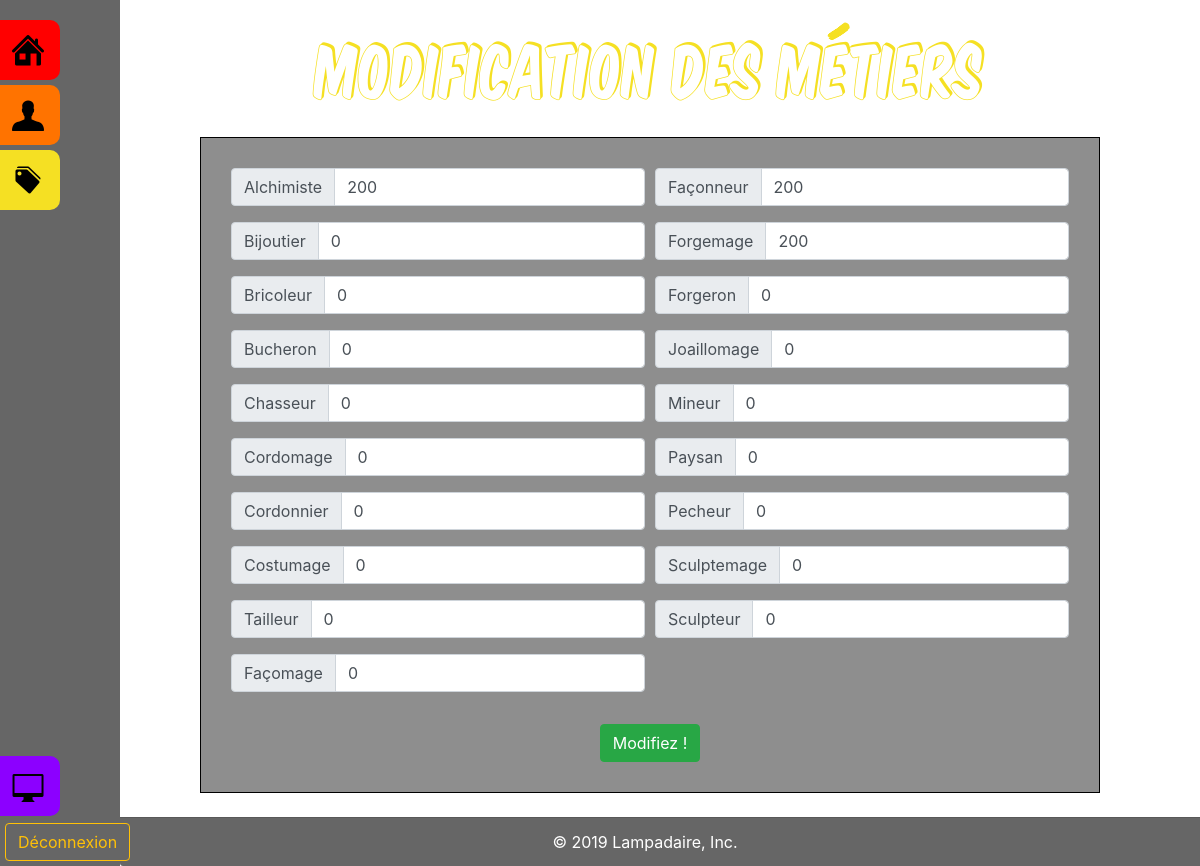
The app's page /metier-profil.php (signed in) with its own data.
### tables this page shows
CREATE TABLE IF NOT EXISTS `metiers` (
  `id` int(11) NOT NULL AUTO_INCREMENT,
  `id_membre` int(11) NOT NULL,
  `alchimiste` int(11) DEFAULT NULL,
  `bijoutier` int(11) DEFAULT NULL,
  `bricoleur` int(11) DEFAULT NULL,
  `bucheron` int(11) DEFAULT NULL,
  `chasseur` int(11) DEFAULT NULL,
  `cordomage` int(11) DEFAULT NULL,
  `cordonnier` int(11) DEFAULT NULL,
  `costumage` int(11) DEFAULT NULL,
  `tailleur` int(11) DEFAULT NULL,
  `facomage` int(11) DEFAULT NULL,
  `faconneur` int(11) DEFAULT NULL,
  `forgemage` int(11) DEFAULT NULL,
  `forgeron` int(11) DEFAULT NULL,
  `joaillomage` int(11) DEFAULT NULL,
  `mineur` int(11) DEFAULT NULL,
  `paysan` int(11) DEFAULT NULL,
  `pecheur` int(11) DEFAULT NULL,
  `sculptemage` int(11) DEFAULT NULL,
  `sculpteur` int(11) DEFAULT NULL,
  PRIMARY KEY (`id`),
  KEY `ID_Metiers_Membres` (`id_membre`)
);

### metier-profil.php (the view, shortened to what this page needs)
<?php
    require_once 'dbb_connexion.php';
    $idPseudo = $_SESSION['idprofil'];
    $metiers = mysqli_query($bdd, 'SELECT * FROM metiers WHERE id_membre = '.$idPseudo.';');
    $metiers = mysqli_fetch_array($metiers, MYSQLI_ASSOC);
?>
<!DOCTYPE html>
<html>
<head>
    <link rel="stylesheet" type="text/css" media="screen" href="css/bootstrap.css" />
    <link rel="stylesheet" type="text/css" media="screen" href="css/bootstrap.min.css" />
    <link rel="stylesheet" type="text/css" media="screen" href="css/styles.css" />
    <link rel="stylesheet" type="text/css" media="screen" href="css/styles-index.css" />
</head>
<body>
    <?php require_once('header-profil.php'); ?>
    <h1 class="titre-page" style="color: rgb(245, 224, 35);">Modification des métiers</h1>
    <div class="box">
        <form action="" method="POST">
            <div class="form-row">
                <div class="form-group col-md-6">
                    <div class="input-group mb-3">
                        <div class="input-group-prepend">
                            <span class="input-group-text" id="Alchimiste">Alchimiste</span>
                        </div>
                        <input type="text" class="form-control" placeholder="Niveau" value="<?php if($metiers['alchimiste'] == NULL){ echo "0"; }else{ echo $metiers['alchimiste']; } ?>" name="alchimiste" aria-describedby="Alchimiste">
                    </div>
                    <div class="input-group mb-3">
                        <div class="input-group-prepend">
                            <span class="input-group-text" id="Bijoutier">Bijoutier</span>
                        </div>
                        <input type="text" class="form-control" placeholder="Niveau" value="<?php if($metiers['bijoutier'] == NULL){ echo "0"; }else{ echo $metiers['bijoutier']; } ?>" name="bijoutier" aria-describedby="Bijoutier">
                    </div>
                    <div class="input-group mb-3">
                        <div class="input-group-prepend">
                            <span class="input-group-text" id="Bricoleur">Bricoleur</span>
                        </div>
                        <input type="text" class="form-control" placeholder="Niveau" value="<?php if($metiers['bricoleur'] == NULL){ echo "0"; }else{ echo $metiers['bricoleur']; } ?>" name="bricoleur" aria-describedby="Bricoleur">
                    </div>
                    <div class="input-group mb-3">
                        <div class="input-group-prepend">
                            <span class="input-group-text" id="Bucheron">Bucheron</span>
                        </div>
                        <input type="text" class="form-control" placeholder="Niveau" value="<?php if($metiers['bucheron'] == NULL){ echo "0"; }else{ echo $metiers['bucheron']; } ?>" name="bucheron" aria-describedby="Bucheron">
                    </div>
                    <div class="input-group mb-3">
                        <div class="input-group-prepend">
                            <span class="input-group-text" id="Chasseur">Chasseur</span>
                        </div>
                        <input type="text" class="form-control" placeholder="Niveau" value="<?php if($metiers['chasseur'] == NULL){ echo "0"; }else{ echo $metiers['chasseur']; } ?>" name="chasseur" aria-describedby="Chasseur">
                    </div>
                    <div class="input-group mb-3">
                        <div class="input-group-prepend">
                            <span class="input-group-text" id="Cordomage">Cordomage</span>
                        </div>
                        <input type="text" class="form-control" placeholder="Niveau" value="<?php if($metiers['cordomage'] == NULL){ echo "0"; }else{ echo $metiers['cordomage']; } ?>" name="cordomage" aria-describedby="Cordomage">
                    </div>
                    <div class="input-group mb-3">
                        <div class="input-group-prepend">
                            <span class="input-group-text" id="Cordonnier">Cordonnier</span>
                        </div>
                        <input type="text" class="form-control" placeholder="Niveau" value="<?php if($metiers['cordonnier'] == NULL){ echo "0"; }else{ echo $metiers['cordonnier']; } ?>" name="cordonnier" aria-describedby="Cordonnier">
                    </div>
                    <div class="input-group mb-3">
                        <div class="input-group-prepend">
                            <span class="input-group-text" id="Costumage">Costumage</span>
                        </div>
                        <input type="text" class="form-control" placeholder="Niveau" value="<?php if($metiers['costumage'] == NULL){ echo "0"; }else{ echo $metiers['costumage']; } ?>" name="costumage" aria-describedby="Costumage">
                    </div>
                    <div class="input-group mb-3">
                        <div class="input-group-prepend">
                            <span class="input-group-text" id="Tailleur">Tailleur</span>
                        </div>
                        <input type="text" class="form-control" placeholder="Niveau" value="<?php if($metiers['tailleur'] == NULL){ echo "0"; }else{ echo $metiers['tailleur']; } ?>" name="tailleur" aria-describedby="Tailleur">
                    </div>
                    <div class="input-group mb-3">
                        <div class="input-group-prepend">
                            <span class="input-group-text" id="Facomage">Façomage</span>
                        </div>
                        <input type="text" class="form-control" placeholder="Niveau" value="<?php if($metiers['facomage'] == NULL){ echo "0"; }else{ echo $metiers['facomage']; } ?>" name="facomage" aria-describedby="Facomage">
                    </div>
                </div>
                <div class="form-group col-md-6">
                    <div class="input-group mb-3">
                        <div class="input-group-prepend">
                            <span class="input-group-text" id="Faconneur">Façonneur</span>
                        </div>
                        <input type="text" class="form-control" placeholder="Niveau" value="<?php if($metiers['faconneur'] == NULL){ echo "0"; }else{ echo $metiers['faconneur']; } ?>" name="faconneur" aria-describedby="Faconneur">
                    </div>
                    <div class="input-group mb-3">
                        <div class="input-group-prepend">
                            <span class="input-group-text" id="Forgemage">Forgemage</span>
                        </div>
                        <input type="text" class="form-control" placeholder="Niveau" value="<?php if($metiers['forgemage'] == NULL){ echo "0"; }else{ echo $metiers['forgemage']; } ?>" name="forgemage" aria-describedby="Forgemage">
                    </div>
                    <div class="input-group mb-3">
                        <div class="input-group-prepend">
                            <span class="input-group-text" id="Forgeron">Forgeron</span>
                        </div>
                        <input type="text" class="form-control" placeholder="Niveau" value="<?php if($metiers['forgeron'] == NULL){ echo "0"; }else{ echo $metiers['forgeron']; } ?>" name="forgeron" aria-describedby="Forgeron">
                    </div>
                    <div class="input-group mb-3">
                        <div class="input-group-prepend">
                            <span class="input-group-text" id="Joaillomage">Joaillomage</span>
                        </div>
                        <input type="text" class="form-control" placeholder="Niveau" value="<?php if($metiers['joaillomage'] == NULL){ echo "0"; }else{ echo $metiers['joaillomage']; } ?>" name="joaillomage" aria-describedby="Joaillomage">
                    </div>
                    <div class="input-group mb-3">
                        <div class="input-group-prepend">
                            <span class="input-group-text" id="Mineur">Mineur</span>
                        </div>
                        <input type="text" class="form-control" placeholder="Niveau" value="<?php if($metiers['mineur'] == NULL){ echo "0"; }else{ echo $metiers['mineur']; } ?>" name="mineur" aria-describedby="Mineur">
                    </div>
                    <div class="input-group mb-3">
                        <div class="input-group-prepend">
                            <span class="input-group-text" id="Paysan">Paysan</span>
                        </div>
                        <input type="text" class="form-control" placeholder="Niveau" value="<?php if($metiers['paysan'] == NULL){ echo "0"; }else{ echo $metiers['paysan']; } ?>" name="paysan" aria-describedby="Paysan">
                    </div>
                    <div class="input-group mb-3">
                        <div class="input-group-prepend">
                            <span class="input-group-text" id="Pecheur">Pecheur</span>
                        </div>
                        <input type="text" class="form-control" placeholder="Niveau" value="<?php if($metiers['pecheur'] == NULL){ echo "0"; }else{ echo $metiers['pecheur']; } ?>" name="pecheur" aria-describedby="Pecheur">
                    </div>
                    <div class="input-group mb-3">
                        <div class="input-group-prepend">
                            <span class="input-group-text" id="Sculptemage">Sculptemage</span>
                        </div>
                        <input type="text" class="form-control" placeholder="Niveau" value="<?php if($metiers['sculptemage'] == NULL){ echo "0"; }else{ echo $metiers['sculptemage']; } ?>" name="sculptemage" aria-describedby="Sculptemage">
                    </div>
                    <div class="input-group mb-3">
                        <div class="input-group-prepend">
                            <span class="input-group-text" id="Sculpteur">Sculpteur</span>
                        </div>
                        <input type="text" class="form-control" placeholder="Niveau" value="<?php if($metiers['sculpteur'] == NULL){ echo "0"; }else{ echo $metiers['sculpteur']; } ?>" name="sculpteur" aria-describedby="Sculpteur">
                    </div>
                </div>
            </div>
            <button class="btn btn-success" type="submit">Modifiez !</button>
        </form>
    </div>
    <?php require_once('footer.php'); ?>
</body>
</html>

### css/styles.css (style rules this page uses)
body { background-color: white; background-image: url('../icons/fond.jpg'); background-repeat: no-repeat; background-attachment: fixed; background-size: cover; color: white; }
h1.titre-page { padding-top: 25px; padding-bottom: 20px; padding-left: 100px; font-size: 70px; font-family: KOMTITS; text-align: center; }

### css/styles-index.css (style rules this page uses)
.box { margin-left: 200px; margin-right: 100px; margin-bottom: 25px; padding: 30px; border: 1px black solid; text-align: center; background-color: rgba(0, 0, 0, 0.445); }

### records on screen
metiers: alchimiste "200", bijoutier "0", bricoleur "0", bucheron "0", chasseur "0", cordomage "0", cordonnier "0", costumage "0", tailleur "0", facomage "0", faconneur "200", forgemage "200", forgeron "0", joaillomage "0", mineur "0", paysan "0", pecheur "0", sculptemage "0", sculpteur "0"

### other values on screen
$Footer "© 2019 Lampadaire, Inc."
